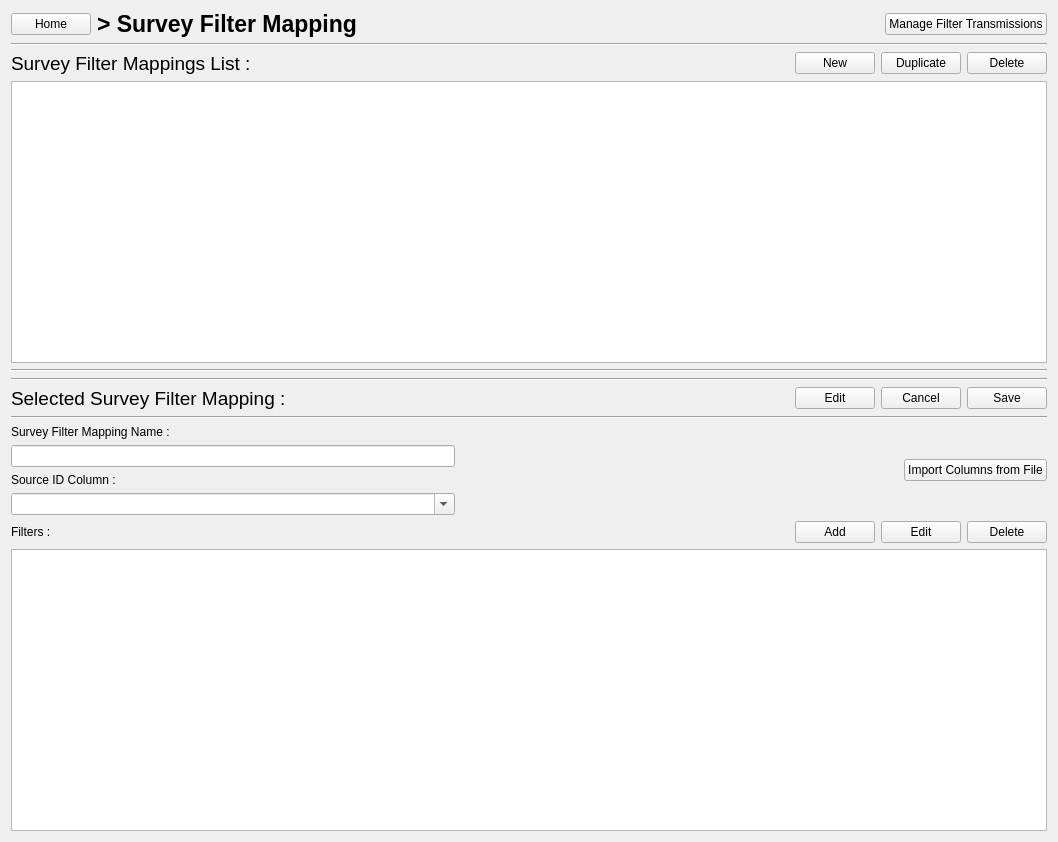
<?xml version="1.0" encoding="UTF-8"?>
<ui version="4.0">
 <class>FormSurveyMapping</class>
 <widget class="QWidget" name="FormSurveyMapping">
  <property name="geometry">
   <rect>
    <x>0</x>
    <y>0</y>
    <width>1058</width>
    <height>842</height>
   </rect>
  </property>
  <property name="windowTitle">
   <string>Form</string>
  </property>
  <layout class="QVBoxLayout" name="verticalLayout">
   <item>
    <layout class="QHBoxLayout" name="horizontalLayout_13">
     <item>
      <widget class="QPushButton" name="btn_MapToHome">
       <property name="enabled">
        <bool>true</bool>
       </property>
       <property name="text">
        <string>Home</string>
       </property>
      </widget>
     </item>
     <item>
      <widget class="QLabel" name="label_14">
       <property name="font">
        <font>
         <pointsize>17</pointsize>
         <weight>75</weight>
         <bold>true</bold>
        </font>
       </property>
       <property name="text">
        <string>&gt; Survey Filter Mapping</string>
       </property>
      </widget>
     </item>
     <item>
      <spacer name="horizontalSpacer_15">
       <property name="orientation">
        <enum>Qt::Horizontal</enum>
       </property>
       <property name="sizeHint" stdset="0">
        <size>
         <width>40</width>
         <height>20</height>
        </size>
       </property>
      </spacer>
     </item>
     <item>
      <widget class="QPushButton" name="btn_mappingToFilter">
       <property name="text">
        <string>Manage Filter Transmissions</string>
       </property>
      </widget>
     </item>
    </layout>
   </item>
   <item>
    <widget class="Line" name="line_6">
     <property name="orientation">
      <enum>Qt::Horizontal</enum>
     </property>
    </widget>
   </item>
   <item>
    <layout class="QHBoxLayout" name="horizontalLayout_12">
     <item>
      <widget class="QLabel" name="label_13">
       <property name="font">
        <font>
         <pointsize>14</pointsize>
        </font>
       </property>
       <property name="text">
        <string>Survey Filter Mappings List :</string>
       </property>
      </widget>
     </item>
     <item>
      <spacer name="horizontalSpacer_14">
       <property name="orientation">
        <enum>Qt::Horizontal</enum>
       </property>
       <property name="sizeHint" stdset="0">
        <size>
         <width>40</width>
         <height>20</height>
        </size>
       </property>
      </spacer>
     </item>
     <item>
      <widget class="QPushButton" name="btn_MapNew">
       <property name="text">
        <string>New</string>
       </property>
      </widget>
     </item>
     <item>
      <widget class="QPushButton" name="btn_MapDuplicate">
       <property name="text">
        <string>Duplicate</string>
       </property>
      </widget>
     </item>
     <item>
      <widget class="QPushButton" name="btn_MapDelete">
       <property name="text">
        <string>Delete</string>
       </property>
      </widget>
     </item>
    </layout>
   </item>
   <item>
    <widget class="QTableView" name="table_Map">
     <property name="editTriggers">
      <set>QAbstractItemView::NoEditTriggers</set>
     </property>
     <property name="showDropIndicator" stdset="0">
      <bool>false</bool>
     </property>
     <property name="dragDropOverwriteMode">
      <bool>false</bool>
     </property>
     <property name="sortingEnabled">
      <bool>true</bool>
     </property>
     <attribute name="verticalHeaderVisible">
      <bool>false</bool>
     </attribute>
     <attribute name="verticalHeaderHighlightSections">
      <bool>false</bool>
     </attribute>
    </widget>
   </item>
   <item>
    <widget class="Line" name="line_9">
     <property name="orientation">
      <enum>Qt::Horizontal</enum>
     </property>
    </widget>
   </item>
   <item>
    <widget class="Line" name="line_7">
     <property name="orientation">
      <enum>Qt::Horizontal</enum>
     </property>
    </widget>
   </item>
   <item>
    <layout class="QHBoxLayout" name="horizontalLayout_14">
     <item>
      <widget class="QLabel" name="label_15">
       <property name="font">
        <font>
         <pointsize>14</pointsize>
        </font>
       </property>
       <property name="text">
        <string>Selected Survey Filter Mapping :</string>
       </property>
      </widget>
     </item>
     <item>
      <spacer name="horizontalSpacer_16">
       <property name="orientation">
        <enum>Qt::Horizontal</enum>
       </property>
       <property name="sizeHint" stdset="0">
        <size>
         <width>40</width>
         <height>20</height>
        </size>
       </property>
      </spacer>
     </item>
     <item>
      <widget class="QPushButton" name="btn_MapEdit">
       <property name="text">
        <string>Edit</string>
       </property>
      </widget>
     </item>
     <item>
      <widget class="QPushButton" name="btn_MapCancel">
       <property name="text">
        <string>Cancel</string>
       </property>
      </widget>
     </item>
     <item>
      <widget class="QPushButton" name="btn_MapSave">
       <property name="text">
        <string>Save</string>
       </property>
      </widget>
     </item>
    </layout>
   </item>
   <item>
    <widget class="Line" name="line_8">
     <property name="orientation">
      <enum>Qt::Horizontal</enum>
     </property>
    </widget>
   </item>
   <item>
    <layout class="QHBoxLayout" name="horizontalLayout_16">
     <item>
      <layout class="QVBoxLayout" name="verticalLayout_8">
       <item>
        <widget class="QLabel" name="label_17">
         <property name="text">
          <string>Survey Filter Mapping Name :</string>
         </property>
        </widget>
       </item>
       <item>
        <widget class="QLineEdit" name="txt_MapName"/>
       </item>
       <item>
        <widget class="QLabel" name="label_18">
         <property name="text">
          <string>Source ID Column :</string>
         </property>
        </widget>
       </item>
       <item>
        <widget class="QComboBox" name="cb_SourceId">
         <property name="editable">
          <bool>true</bool>
         </property>
        </widget>
       </item>
      </layout>
     </item>
     <item>
      <spacer name="horizontalSpacer_18">
       <property name="orientation">
        <enum>Qt::Horizontal</enum>
       </property>
       <property name="sizeHint" stdset="0">
        <size>
         <width>40</width>
         <height>20</height>
        </size>
       </property>
      </spacer>
     </item>
     <item>
      <layout class="QVBoxLayout" name="verticalLayout_11">
       <item>
        <widget class="QPushButton" name="btn_ImportColumn">
         <property name="text">
          <string>Import Columns from File</string>
         </property>
        </widget>
       </item>
      </layout>
     </item>
    </layout>
   </item>
   <item>
    <layout class="QHBoxLayout" name="horizontalLayout_15">
     <item>
      <widget class="QLabel" name="label_16">
       <property name="text">
        <string>Filters :</string>
       </property>
      </widget>
     </item>
     <item>
      <spacer name="horizontalSpacer_17">
       <property name="orientation">
        <enum>Qt::Horizontal</enum>
       </property>
       <property name="sizeHint" stdset="0">
        <size>
         <width>40</width>
         <height>20</height>
        </size>
       </property>
      </spacer>
     </item>
     <item>
      <widget class="QPushButton" name="btn_AddFilter">
       <property name="text">
        <string>Add</string>
       </property>
      </widget>
     </item>
     <item>
      <widget class="QPushButton" name="btn_BtnEditFilter">
       <property name="text">
        <string>Edit</string>
       </property>
      </widget>
     </item>
     <item>
      <widget class="QPushButton" name="btn_DeleteFilter">
       <property name="text">
        <string>Delete</string>
       </property>
      </widget>
     </item>
    </layout>
   </item>
   <item>
    <widget class="QTableView" name="table_Filter">
     <property name="editTriggers">
      <set>QAbstractItemView::NoEditTriggers</set>
     </property>
     <property name="showDropIndicator" stdset="0">
      <bool>false</bool>
     </property>
     <property name="dragDropOverwriteMode">
      <bool>false</bool>
     </property>
     <property name="sortingEnabled">
      <bool>true</bool>
     </property>
     <attribute name="verticalHeaderVisible">
      <bool>false</bool>
     </attribute>
     <attribute name="verticalHeaderHighlightSections">
      <bool>false</bool>
     </attribute>
    </widget>
   </item>
  </layout>
 </widget>
 <resources/>
 <connections/>
</ui>
